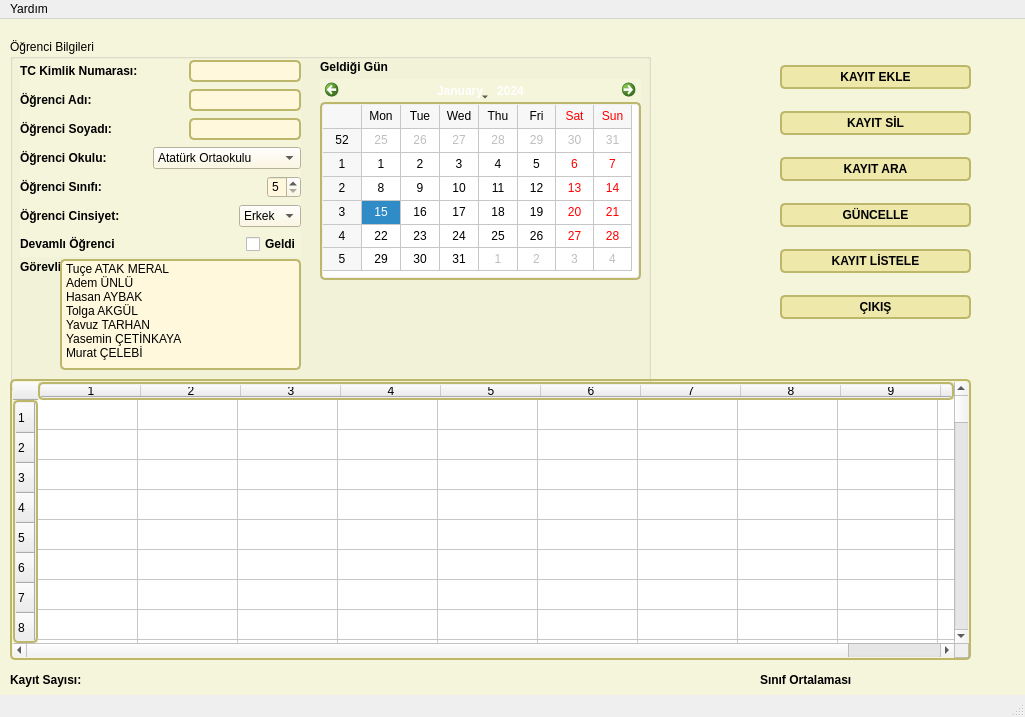
<?xml version="1.0" encoding="UTF-8"?>
<ui version="4.0">
 <class>MainWindow</class>
 <widget class="QMainWindow" name="MainWindow">
  <property name="geometry">
   <rect>
    <x>0</x>
    <y>0</y>
    <width>1025</width>
    <height>717</height>
   </rect>
  </property>
  <property name="windowTitle">
   <string>MainWindow</string>
  </property>
  <property name="styleSheet">
   <string notr="true">.QWidget {
   background-color: beige;
}

/* Nice Windows-XP-style password character. */
QLineEdit[echoMode=&quot;2&quot;] {
    lineedit-password-character: 9679;
}

/* We provide a min-width and min-height for push buttons
   so that they look elegant regardless of the width of the text. */
QPushButton {
    background-color: palegoldenrod;
    border-width: 2px;
    border-color: darkkhaki;
    border-style: solid;
    border-radius: 5;
    padding: 3px;
    min-width: 9ex;
    min-height: 2.5ex;
}

QPushButton:hover {
   background-color: khaki;
}

/* Increase the padding, so the text is shifted when the button is
   pressed. */
QPushButton:pressed {
    padding-left: 5px;
    padding-top: 5px;
    background-color: #d0d67c;
}

QLabel, QAbstractButton {
    font: bold;
}

/* Mark mandatory fields with a brownish color. */
.mandatory {
    color: brown;
}

/* Bold text on status bar looks awful. */
QStatusBar QLabel {
   font: normal;
}

QStatusBar::item {
    border-width: 1;
    border-color: darkkhaki;
    border-style: solid;
    border-radius: 2;
}

QComboBox, QLineEdit, QSpinBox, QTextEdit, QListView {
    background-color: cornsilk;
    selection-color: #0a214c; 
    selection-background-color: #C19A6B;
}

QListView {
    show-decoration-selected: 1;
}

QListView::item:hover {
    background-color: wheat;
}

/* We reserve 1 pixel space in padding. When we get the focus,
   we kill the padding and enlarge the border. This makes the items
   glow. */
QLineEdit, QFrame {
    border-width: 2px;
    padding: 1px;
    border-style: solid;
    border-color: darkkhaki;
    border-radius: 5px;
}

/* As mentioned above, eliminate the padding and increase the border. */
QLineEdit:focus, QFrame:focus {
    border-width: 3px;
    padding: 0px;
}

/* A QLabel is a QFrame ... */
QLabel {
    border: none;
    padding: 0;
    background: none;
}

/* A QToolTip is a QLabel ... */
QToolTip {
    border: 2px solid darkkhaki;
    padding: 5px;
    border-radius: 3px;
    opacity: 200;
}

/* Nice to have the background color change when hovered. */
QRadioButton:hover, QCheckBox:hover {
    background-color: wheat;
}

/* Force the dialog's buttons to follow the Windows guidelines. */
QDialogButtonBox {
    button-layout: 0;
}</string>
  </property>
  <widget class="QWidget" name="centralwidget">
   <widget class="QGroupBox" name="groupBox">
    <property name="geometry">
     <rect>
      <x>10</x>
      <y>20</y>
      <width>641</width>
      <height>351</height>
     </rect>
    </property>
    <property name="title">
     <string>Öğrenci Bilgileri</string>
    </property>
    <widget class="QCalendarWidget" name="cwGun">
     <property name="geometry">
      <rect>
       <x>310</x>
       <y>40</y>
       <width>321</width>
       <height>201</height>
      </rect>
     </property>
     <property name="gridVisible">
      <bool>true</bool>
     </property>
    </widget>
    <widget class="QLabel" name="label_9">
     <property name="geometry">
      <rect>
       <x>310</x>
       <y>20</y>
       <width>71</width>
       <height>16</height>
      </rect>
     </property>
     <property name="text">
      <string>Geldiği Gün</string>
     </property>
    </widget>
    <widget class="QLabel" name="label_8">
     <property name="geometry">
      <rect>
       <x>10</x>
       <y>220</y>
       <width>41</width>
       <height>16</height>
      </rect>
     </property>
     <property name="text">
      <string>Görevli</string>
     </property>
    </widget>
    <widget class="QListWidget" name="lwGrvl">
     <property name="geometry">
      <rect>
       <x>50</x>
       <y>220</y>
       <width>241</width>
       <height>111</height>
      </rect>
     </property>
     <item>
      <property name="text">
       <string>Tuçe ATAK MERAL</string>
      </property>
     </item>
     <item>
      <property name="text">
       <string>Adem ÜNLÜ</string>
      </property>
     </item>
     <item>
      <property name="text">
       <string>Hasan AYBAK</string>
      </property>
     </item>
     <item>
      <property name="text">
       <string>Tolga AKGÜL</string>
      </property>
     </item>
     <item>
      <property name="text">
       <string>Yavuz TARHAN</string>
      </property>
     </item>
     <item>
      <property name="text">
       <string>Yasemin ÇETİNKAYA</string>
      </property>
     </item>
     <item>
      <property name="text">
       <string>Murat ÇELEBİ</string>
      </property>
     </item>
    </widget>
    <widget class="QWidget" name="layoutWidget">
     <property name="geometry">
      <rect>
       <x>10</x>
       <y>20</y>
       <width>281</width>
       <height>198</height>
      </rect>
     </property>
     <layout class="QVBoxLayout" name="verticalLayout">
      <item>
       <layout class="QHBoxLayout" name="horizontalLayout">
        <item>
         <widget class="QLabel" name="label">
          <property name="text">
           <string>TC Kimlik Numarası:</string>
          </property>
         </widget>
        </item>
        <item>
         <spacer name="horizontalSpacer">
          <property name="orientation">
           <enum>Qt::Horizontal</enum>
          </property>
          <property name="sizeHint" stdset="0">
           <size>
            <width>40</width>
            <height>20</height>
           </size>
          </property>
         </spacer>
        </item>
        <item>
         <widget class="QLineEdit" name="lneTCK">
          <property name="maxLength">
           <number>11</number>
          </property>
         </widget>
        </item>
       </layout>
      </item>
      <item>
       <layout class="QHBoxLayout" name="horizontalLayout_2">
        <item>
         <widget class="QLabel" name="label_2">
          <property name="text">
           <string>Öğrenci Adı:</string>
          </property>
         </widget>
        </item>
        <item>
         <spacer name="horizontalSpacer_2">
          <property name="orientation">
           <enum>Qt::Horizontal</enum>
          </property>
          <property name="sizeHint" stdset="0">
           <size>
            <width>40</width>
            <height>20</height>
           </size>
          </property>
         </spacer>
        </item>
        <item>
         <widget class="QLineEdit" name="lneOgrAdi"/>
        </item>
       </layout>
      </item>
      <item>
       <layout class="QHBoxLayout" name="horizontalLayout_3">
        <item>
         <widget class="QLabel" name="label_3">
          <property name="text">
           <string>Öğrenci Soyadı:</string>
          </property>
         </widget>
        </item>
        <item>
         <spacer name="horizontalSpacer_3">
          <property name="orientation">
           <enum>Qt::Horizontal</enum>
          </property>
          <property name="sizeHint" stdset="0">
           <size>
            <width>40</width>
            <height>20</height>
           </size>
          </property>
         </spacer>
        </item>
        <item>
         <widget class="QLineEdit" name="lneOgrSoyadi"/>
        </item>
       </layout>
      </item>
      <item>
       <layout class="QHBoxLayout" name="horizontalLayout_4">
        <item>
         <widget class="QLabel" name="label_4">
          <property name="text">
           <string>Öğrenci Okulu:</string>
          </property>
         </widget>
        </item>
        <item>
         <spacer name="horizontalSpacer_4">
          <property name="orientation">
           <enum>Qt::Horizontal</enum>
          </property>
          <property name="sizeHint" stdset="0">
           <size>
            <width>40</width>
            <height>20</height>
           </size>
          </property>
         </spacer>
        </item>
        <item>
         <widget class="QComboBox" name="cmbOgrOkulu">
          <property name="currentIndex">
           <number>0</number>
          </property>
          <item>
           <property name="text">
            <string>Atatürk Ortaokulu</string>
           </property>
          </item>
          <item>
           <property name="text">
            <string>Cumhuriyet Ortaokulu</string>
           </property>
          </item>
          <item>
           <property name="text">
            <string>Fatih Ortaokulu</string>
           </property>
          </item>
          <item>
           <property name="text">
            <string>Polatlı Ortaokulu</string>
           </property>
          </item>
          <item>
           <property name="text">
            <string>29 Ekim Ortaokulu</string>
           </property>
          </item>
          <item>
           <property name="text">
            <string>19 Mayıs Ortaokulu</string>
           </property>
          </item>
         </widget>
        </item>
       </layout>
      </item>
      <item>
       <layout class="QHBoxLayout" name="horizontalLayout_5">
        <item>
         <widget class="QLabel" name="label_5">
          <property name="text">
           <string>Öğrenci Sınıfı:</string>
          </property>
         </widget>
        </item>
        <item>
         <spacer name="horizontalSpacer_5">
          <property name="orientation">
           <enum>Qt::Horizontal</enum>
          </property>
          <property name="sizeHint" stdset="0">
           <size>
            <width>40</width>
            <height>20</height>
           </size>
          </property>
         </spacer>
        </item>
        <item>
         <widget class="QSpinBox" name="ogrSnf">
          <property name="minimum">
           <number>5</number>
          </property>
          <property name="maximum">
           <number>8</number>
          </property>
         </widget>
        </item>
       </layout>
      </item>
      <item>
       <layout class="QHBoxLayout" name="horizontalLayout_6">
        <item>
         <widget class="QLabel" name="label_6">
          <property name="text">
           <string>Öğrenci Cinsiyet:</string>
          </property>
         </widget>
        </item>
        <item>
         <spacer name="horizontalSpacer_6">
          <property name="orientation">
           <enum>Qt::Horizontal</enum>
          </property>
          <property name="sizeHint" stdset="0">
           <size>
            <width>40</width>
            <height>20</height>
           </size>
          </property>
         </spacer>
        </item>
        <item>
         <widget class="QComboBox" name="cmbCinsiyet">
          <item>
           <property name="text">
            <string>Erkek</string>
           </property>
          </item>
          <item>
           <property name="text">
            <string>Kadın</string>
           </property>
          </item>
         </widget>
        </item>
       </layout>
      </item>
      <item>
       <layout class="QHBoxLayout" name="horizontalLayout_7">
        <item>
         <widget class="QLabel" name="label_7">
          <property name="text">
           <string>Devamlı Öğrenci</string>
          </property>
         </widget>
        </item>
        <item>
         <spacer name="horizontalSpacer_7">
          <property name="orientation">
           <enum>Qt::Horizontal</enum>
          </property>
          <property name="sizeHint" stdset="0">
           <size>
            <width>40</width>
            <height>20</height>
           </size>
          </property>
         </spacer>
        </item>
        <item>
         <widget class="QCheckBox" name="chkdvmszlk">
          <property name="text">
           <string>Geldi</string>
          </property>
         </widget>
        </item>
       </layout>
      </item>
     </layout>
    </widget>
   </widget>
   <widget class="QTableWidget" name="tblwOgrBilgi">
    <property name="geometry">
     <rect>
      <x>10</x>
      <y>360</y>
      <width>961</width>
      <height>281</height>
     </rect>
    </property>
    <property name="rowCount">
     <number>100</number>
    </property>
    <property name="columnCount">
     <number>10</number>
    </property>
    <row/>
    <row/>
    <row/>
    <row/>
    <row/>
    <row/>
    <row/>
    <row/>
    <row/>
    <row/>
    <row/>
    <row/>
    <row/>
    <row/>
    <row/>
    <row/>
    <row/>
    <row/>
    <row/>
    <row/>
    <row/>
    <row/>
    <row/>
    <row/>
    <row/>
    <row/>
    <row/>
    <row/>
    <row/>
    <row/>
    <row/>
    <row/>
    <row/>
    <row/>
    <row/>
    <row/>
    <row/>
    <row/>
    <row/>
    <row/>
    <row/>
    <row/>
    <row/>
    <row/>
    <row/>
    <row/>
    <row/>
    <row/>
    <row/>
    <row/>
    <row/>
    <row/>
    <row/>
    <row/>
    <row/>
    <row/>
    <row/>
    <row/>
    <row/>
    <row/>
    <row/>
    <row/>
    <row/>
    <row/>
    <row/>
    <row/>
    <row/>
    <row/>
    <row/>
    <row/>
    <row/>
    <row/>
    <row/>
    <row/>
    <row/>
    <row/>
    <row/>
    <row/>
    <row/>
    <row/>
    <row/>
    <row/>
    <row/>
    <row/>
    <row/>
    <row/>
    <row/>
    <row/>
    <row/>
    <row/>
    <row/>
    <row/>
    <row/>
    <row/>
    <row/>
    <row/>
    <row/>
    <row/>
    <row/>
    <row/>
    <column/>
    <column/>
    <column/>
    <column/>
    <column/>
    <column/>
    <column/>
    <column/>
    <column/>
    <column/>
   </widget>
   <widget class="QLabel" name="label_10">
    <property name="geometry">
     <rect>
      <x>10</x>
      <y>650</y>
      <width>91</width>
      <height>21</height>
     </rect>
    </property>
    <property name="font">
     <font>
      <weight>75</weight>
      <italic>false</italic>
      <bold>true</bold>
     </font>
    </property>
    <property name="text">
     <string>Kayıt Sayısı:</string>
    </property>
   </widget>
   <widget class="QLabel" name="lblKayitSayisi">
    <property name="geometry">
     <rect>
      <x>110</x>
      <y>650</y>
      <width>91</width>
      <height>21</height>
     </rect>
    </property>
    <property name="font">
     <font>
      <weight>75</weight>
      <italic>false</italic>
      <bold>true</bold>
     </font>
    </property>
    <property name="text">
     <string/>
    </property>
   </widget>
   <widget class="QWidget" name="layoutWidget">
    <property name="geometry">
     <rect>
      <x>780</x>
      <y>30</y>
      <width>191</width>
      <height>291</height>
     </rect>
    </property>
    <layout class="QVBoxLayout" name="verticalLayout_2">
     <item>
      <widget class="QPushButton" name="btnEkle">
       <property name="text">
        <string>KAYIT EKLE</string>
       </property>
      </widget>
     </item>
     <item>
      <widget class="QPushButton" name="btnSil">
       <property name="text">
        <string>KAYIT SİL</string>
       </property>
      </widget>
     </item>
     <item>
      <widget class="QPushButton" name="btnAra">
       <property name="text">
        <string>KAYIT ARA</string>
       </property>
      </widget>
     </item>
     <item>
      <widget class="QPushButton" name="btnGuncelle">
       <property name="text">
        <string>GÜNCELLE</string>
       </property>
      </widget>
     </item>
     <item>
      <widget class="QPushButton" name="btnListele">
       <property name="text">
        <string>KAYIT LİSTELE</string>
       </property>
      </widget>
     </item>
     <item>
      <widget class="QPushButton" name="btnCikis">
       <property name="text">
        <string>ÇIKIŞ</string>
       </property>
      </widget>
     </item>
    </layout>
   </widget>
   <widget class="QLabel" name="label_11">
    <property name="geometry">
     <rect>
      <x>760</x>
      <y>650</y>
      <width>91</width>
      <height>21</height>
     </rect>
    </property>
    <property name="font">
     <font>
      <weight>75</weight>
      <italic>false</italic>
      <bold>true</bold>
     </font>
    </property>
    <property name="text">
     <string>Sınıf Ortalaması:</string>
    </property>
   </widget>
   <widget class="QLabel" name="lblOrt">
    <property name="geometry">
     <rect>
      <x>860</x>
      <y>650</y>
      <width>91</width>
      <height>21</height>
     </rect>
    </property>
    <property name="font">
     <font>
      <weight>75</weight>
      <italic>false</italic>
      <bold>true</bold>
     </font>
    </property>
    <property name="text">
     <string/>
    </property>
   </widget>
  </widget>
  <widget class="QMenuBar" name="menubar">
   <property name="geometry">
    <rect>
     <x>0</x>
     <y>0</y>
     <width>1025</width>
     <height>21</height>
    </rect>
   </property>
   <widget class="QMenu" name="menuYard_m">
    <property name="title">
     <string>Yardım</string>
    </property>
    <addaction name="menuHakkinda"/>
   </widget>
   <addaction name="menuYard_m"/>
  </widget>
  <widget class="QStatusBar" name="statusbar"/>
  <action name="menuHakkinda">
   <property name="text">
    <string>Hakkında</string>
   </property>
  </action>
 </widget>
 <resources/>
 <connections/>
</ui>
